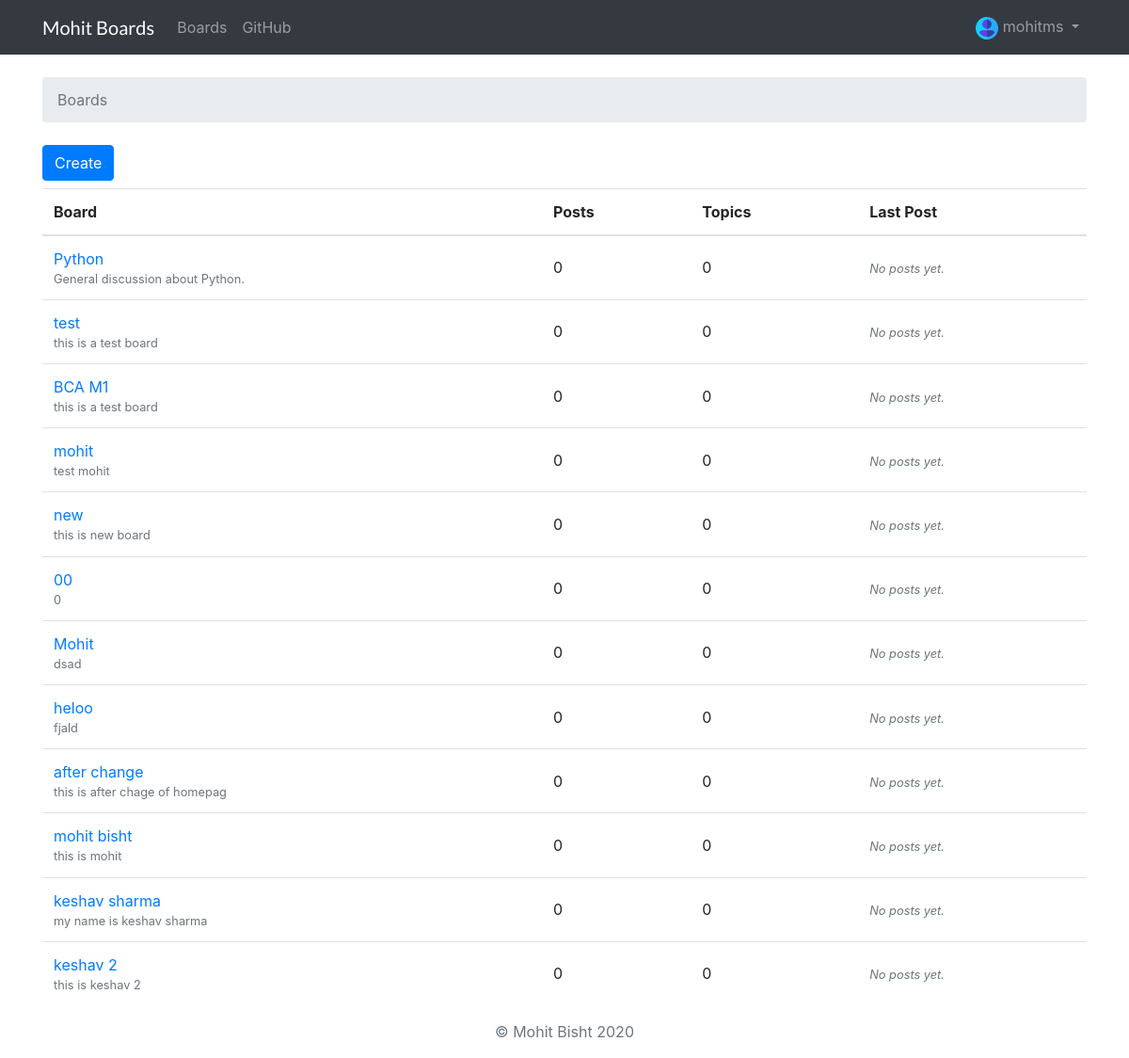
The app's page /boards/ (signed in) with its own data.
### chatsite/models.py (models this page shows, shortened)
class Board(models.Model):
    name = models.CharField(max_length=30, unique=True)
    description = models.CharField(max_length=100)
    def get_posts_count(self):
        return Post.objects.filter(topic__board=self).count()
    def get_last_post(self):
        return Post.objects.filter(topic__board=self).order_by('-created_at').first()

### chatsite/views.py (the view)
# urls.py: url(r'^boards/$', views.BoardListView.as_view(), name='home'),
class BoardListView(ListView):
        model = Board
        context_object_name = 'boards'
        template_name = 'home.html'

### templates/home.html
{% extends 'base.html' %}
{% block breadcrumb %}
  <li class="breadcrumb-item active">Boards</li>
{% endblock %}
{% block content %}
<a class="btn btn-primary mb-2" href="{% url 'board_form' %}">Create</a>
  <table class="table">
    <thead class="thead-inverse">
      <tr>
        <th>Board</th>
        <th>Posts</th>
        <th>Topics</th>
        <th>Last Post</th>
      </tr>
    </thead>
    <tbody>
      {% for board in boards %}
        <tr>
          <td>
            <a href="{% url 'board_topics' board.pk %}">{{ board.name }}</a>
            <small class="text-muted d-block">{{ board.description }}</small>
          </td>
          <td class="align-middle">
            {{ board.get_posts_count }}
          </td>
          <td class="align-middle">
            {{ board.topics.count }}
          </td>
          <td class="align-middle">
            {% with post=board.get_last_post %}
            {% if post %}
              <small>
                <a href="{% url 'topic_posts' board.pk post.topic.pk %}">
                  By {{ post.created_by.username }} at {{ post.created_at }}
                </a>
              </small>
            {% else %}
              <small class="text-muted">
                <em>No posts yet.</em>
              </small>
            {% endif %}
          {% endwith %}
          </td>
        </tr>
      {% endfor %}
    </tbody>
  </table>
{% endblock %}

### templates/base.html (shortened to what this page needs)
{% load static %}<!DOCTYPE html>
<html>
  <head>
    <link rel="stylesheet" href="{% static 'css/bootstrap.min.css' %}">
    <link rel="stylesheet" href="{% static 'css/app.css' %}">
  </head>
  <body>
    {% block body %}
      <div class="wrapper">
        <nav class="navbar navbar-expand-sm navbar-dark bg-dark">
          <div class="container">
            <a class="navbar-brand" href="{% url 'index' %}">Mohit Boards</a>
            <div class="collapse navbar-collapse" id="mainMenu">
              <ul class="navbar-nav">
                <li class="nav-item">
                  <a class="nav-link" href="{% url 'home' %}">Boards</a>
                </li>
                <li class="nav-item">
                  <a class="nav-link" href="https://github.com/Mohitb07/mohitboard" target="_blank" rel="noopener">GitHub</a>
                </li>
              </ul>
              {% if user.is_authenticated %}
                <ul class="navbar-nav ml-auto">
                  <li class="nav-item dropdown">
                    <a class="nav-link dropdown-toggle" href="#" id="userMenu" data-toggle="dropdown" aria-haspopup="true" aria-expanded="false">
                     <span><img src="{% static 'img/new-user2.png' %}" alt="profile"/></span> {{ user.username }}
                    </a>
                  </li>
                </ul>
              {% else %}
                <form class="form-inline ml-auto">
                  <a href="{% url 'login' %}" class="btn btn-outline-warning">Log in</a>
                  <a href="{% url 'signup' %}" class="btn btn-primary ml-2">Sign up</a>
                </form>
              {% endif %}
            </div>
          </div>
        </nav>
        <div class="container">
          <ol class="breadcrumb my-4">
            {% block breadcrumb %}
            {% endblock %}
          </ol>
          {% if user.is_authenticated %}
          {% block content %}
          {% endblock %}
          {% else %}
          <div class="container-fluid jumbotron">
            <p class="lead mypara">Please Login first to view the latest post 😊</p>
          </div>
          {% endif %}
        </div>
      </div>
      <footer class="text-muted">
        <div class="container text-center">
          <p>&COPY; Mohit Bisht {% now "Y" %}</p>
        </div>
      </footer>
    {% endblock body %}
  </body>
</html>

### static/css/app.css (style rules this page uses)
* { margin:0; padding:0; box-sizing: border-box; }
html { font-family:'Lato','Arial',sans-serif; font-weight: 300; text-rendering: optimizeLegibility; }
.navbar-brand { font-family: 'Lato',sans-serif,'Lobster'; }

### records on screen
Board: name "Python", description "General discussion about Python.", get_posts_count "0", topics.count "0"
Board: name "test", description "this is a test board", get_posts_count "0", topics.count "0"
Board: name "BCA M1", description "this is a test board", get_posts_count "0", topics.count "0"
Board: name "mohit", description "test mohit", get_posts_count "0", topics.count "0"
Board: name "new", description "this is new board", get_posts_count "0", topics.count "0"
Board: name "00", description "0", get_posts_count "0", topics.count "0"
Board: name "Mohit", description "dsad", get_posts_count "0", topics.count "0"
Board: name "heloo", description "fjald", get_posts_count "0", topics.count "0"
Board: name "after change", description "this is after chage of homepag", get_posts_count "0", topics.count "0"
Board: name "mohit bisht", description "this is mohit", get_posts_count "0", topics.count "0"
Board: name "keshav sharma", description "my name is keshav sharma", get_posts_count "0", topics.count "0"
Board: name "keshav 2", description "this is keshav 2", get_posts_count "0", topics.count "0"

### other values on screen
{{ user.username }} "mohitms"
